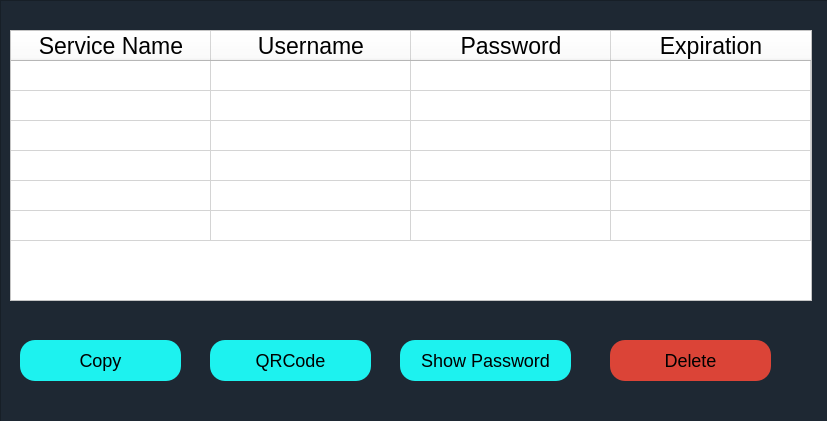
<?xml version="1.0" encoding="UTF-8"?>
<ui version="4.0">
 <class>MainWindow</class>
 <widget class="QMainWindow" name="MainWindow">
  <property name="geometry">
   <rect>
    <x>0</x>
    <y>0</y>
    <width>827</width>
    <height>421</height>
   </rect>
  </property>
  <property name="windowTitle">
   <string>Personal Window</string>
  </property>
  <widget class="QWidget" name="centralwidget">
   <widget class="QFrame" name="view_pwdbox">
    <property name="geometry">
     <rect>
      <x>0</x>
      <y>0</y>
      <width>841</width>
      <height>601</height>
     </rect>
    </property>
    <property name="styleSheet">
     <string notr="true">QFrame{
background-color: rgb(30, 40, 51) ;
font-size:23px;

color:#fffff2;
}
QPushButton{
background:#1df2ef;
font-size:18px;
border-radius:15px;
color:black;}

QPushButton:hover{
background:#fffff2;
}

</string>
    </property>
    <property name="frameShape">
     <enum>QFrame::StyledPanel</enum>
    </property>
    <property name="frameShadow">
     <enum>QFrame::Raised</enum>
    </property>
    <widget class="QTableWidget" name="Pwd_table">
     <property name="geometry">
      <rect>
       <x>10</x>
       <y>30</y>
       <width>802</width>
       <height>271</height>
      </rect>
     </property>
     <property name="contextMenuPolicy">
      <enum>Qt::NoContextMenu</enum>
     </property>
     <property name="styleSheet">
      <string notr="true">background-color:white;
color:black;
text-align:center;</string>
     </property>
     <property name="autoScroll">
      <bool>true</bool>
     </property>
     <property name="dragEnabled">
      <bool>false</bool>
     </property>
     <property name="gridStyle">
      <enum>Qt::CustomDashLine</enum>
     </property>
     <property name="sortingEnabled">
      <bool>false</bool>
     </property>
     <property name="wordWrap">
      <bool>true</bool>
     </property>
     <property name="cornerButtonEnabled">
      <bool>true</bool>
     </property>
     <property name="rowCount">
      <number>6</number>
     </property>
     <property name="columnCount">
      <number>4</number>
     </property>
     <attribute name="horizontalHeaderVisible">
      <bool>true</bool>
     </attribute>
     <attribute name="horizontalHeaderDefaultSectionSize">
      <number>200</number>
     </attribute>
     <attribute name="horizontalHeaderHighlightSections">
      <bool>true</bool>
     </attribute>
     <attribute name="verticalHeaderVisible">
      <bool>false</bool>
     </attribute>
     <attribute name="verticalHeaderShowSortIndicator" stdset="0">
      <bool>false</bool>
     </attribute>
     <row>
      <property name="text">
       <string>1</string>
      </property>
     </row>
     <row/>
     <row/>
     <row/>
     <row/>
     <row/>
     <column>
      <property name="text">
       <string>Service Name</string>
      </property>
     </column>
     <column>
      <property name="text">
       <string>Username</string>
      </property>
      <property name="textAlignment">
       <set>AlignCenter</set>
      </property>
     </column>
     <column>
      <property name="text">
       <string>Password</string>
      </property>
      <property name="textAlignment">
       <set>AlignCenter</set>
      </property>
     </column>
     <column>
      <property name="text">
       <string>Expiration</string>
      </property>
     </column>
     <item row="0" column="0">
      <property name="text">
       <string/>
      </property>
     </item>
     <item row="0" column="1">
      <property name="text">
       <string/>
      </property>
     </item>
     <item row="0" column="2">
      <property name="text">
       <string/>
      </property>
     </item>
     <item row="0" column="3">
      <property name="text">
       <string/>
      </property>
     </item>
     <item row="1" column="0">
      <property name="text">
       <string/>
      </property>
     </item>
     <item row="1" column="1">
      <property name="text">
       <string/>
      </property>
      <property name="font">
       <font>
        <pointsize>8</pointsize>
       </font>
      </property>
      <property name="textAlignment">
       <set>AlignLeading|AlignVCenter</set>
      </property>
     </item>
     <item row="1" column="2">
      <property name="text">
       <string/>
      </property>
      <property name="font">
       <font>
        <pointsize>8</pointsize>
       </font>
      </property>
      <property name="textAlignment">
       <set>AlignLeading|AlignVCenter</set>
      </property>
     </item>
     <item row="1" column="3">
      <property name="text">
       <string/>
      </property>
     </item>
     <item row="2" column="1">
      <property name="text">
       <string/>
      </property>
      <property name="textAlignment">
       <set>AlignLeading|AlignVCenter</set>
      </property>
     </item>
     <item row="2" column="2">
      <property name="text">
       <string/>
      </property>
      <property name="textAlignment">
       <set>AlignLeading|AlignVCenter</set>
      </property>
     </item>
    </widget>
    <widget class="QPushButton" name="Per_Qrcode">
     <property name="geometry">
      <rect>
       <x>210</x>
       <y>340</y>
       <width>161</width>
       <height>41</height>
      </rect>
     </property>
     <property name="text">
      <string>QRCode</string>
     </property>
    </widget>
    <widget class="QPushButton" name="Per_Show">
     <property name="geometry">
      <rect>
       <x>400</x>
       <y>340</y>
       <width>171</width>
       <height>41</height>
      </rect>
     </property>
     <property name="text">
      <string>Show Password</string>
     </property>
    </widget>
    <widget class="QPushButton" name="Per_Delete">
     <property name="geometry">
      <rect>
       <x>610</x>
       <y>340</y>
       <width>161</width>
       <height>41</height>
      </rect>
     </property>
     <property name="styleSheet">
      <string notr="true">#Per_Delete{
background-color:#DB4437;
}
#Per_Delete:hover{
background-color:white;
line-spacing:3px;
}</string>
     </property>
     <property name="text">
      <string>Delete</string>
     </property>
    </widget>
    <widget class="QPushButton" name="Per_Copy">
     <property name="geometry">
      <rect>
       <x>20</x>
       <y>340</y>
       <width>161</width>
       <height>41</height>
      </rect>
     </property>
     <property name="text">
      <string>Copy</string>
     </property>
    </widget>
   </widget>
  </widget>
 </widget>
 <resources/>
 <connections/>
</ui>
